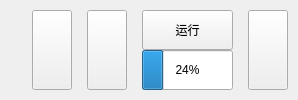
        <widget class="QWidget" name="widget_launch" native="true">
         <property name="sizePolicy">
          <sizepolicy hsizetype="Expanding" vsizetype="Expanding">
           <horstretch>0</horstretch>
           <verstretch>5</verstretch>
          </sizepolicy>
         </property>
         <property name="wdg_group" stdset="0">
          <string>area_launch</string>
         </property>
         <layout class="QHBoxLayout" name="horizontalLayout_10">
          <property name="spacing">
           <number>15</number>
          </property>
          <property name="leftMargin">
           <number>10</number>
          </property>
          <property name="topMargin">
           <number>10</number>
          </property>
          <property name="rightMargin">
           <number>10</number>
          </property>
          <property name="bottomMargin">
           <number>10</number>
          </property>
          <item>
           <widget class="QLabel" name="lb_reset_all_params">
            <property name="sizePolicy">
             <sizepolicy hsizetype="Expanding" vsizetype="Expanding">
              <horstretch>0</horstretch>
              <verstretch>0</verstretch>
             </sizepolicy>
            </property>
            <property name="cursor">
             <cursorShape>PointingHandCursor</cursorShape>
            </property>
            <property name="text">
             <string/>
            </property>
            <property name="scaledContents">
             <bool>true</bool>
            </property>
           </widget>
          </item>
          <item>
           <widget class="QPushButton" name="pb_output_command">
            <property name="sizePolicy">
             <sizepolicy hsizetype="Expanding" vsizetype="Expanding">
              <horstretch>0</horstretch>
              <verstretch>0</verstretch>
             </sizepolicy>
            </property>
            <property name="cursor">
             <cursorShape>PointingHandCursor</cursorShape>
            </property>
            <property name="text">
             <string/>
            </property>
           </widget>
          </item>
          <item>
           <widget class="QPushButton" name="pb_open_output_folder">
            <property name="sizePolicy">
             <sizepolicy hsizetype="Expanding" vsizetype="Expanding">
              <horstretch>0</horstretch>
              <verstretch>0</verstretch>
             </sizepolicy>
            </property>
            <property name="cursor">
             <cursorShape>PointingHandCursor</cursorShape>
            </property>
            <property name="text">
             <string/>
            </property>
           </widget>
          </item>
          <item>
           <widget class="QWidget" name="widget" native="true">
            <property name="sizePolicy">
             <sizepolicy hsizetype="Expanding" vsizetype="Expanding">
              <horstretch>100</horstretch>
              <verstretch>0</verstretch>
             </sizepolicy>
            </property>
            <layout class="QVBoxLayout" name="verticalLayout_19">
             <property name="spacing">
              <number>0</number>
             </property>
             <property name="leftMargin">
              <number>0</number>
             </property>
             <property name="topMargin">
              <number>0</number>
             </property>
             <property name="rightMargin">
              <number>0</number>
             </property>
             <property name="bottomMargin">
              <number>0</number>
             </property>
             <item>
              <widget class="QPushButton" name="pb_launch">
               <property name="sizePolicy">
                <sizepolicy hsizetype="Expanding" vsizetype="Expanding">
                 <horstretch>0</horstretch>
                 <verstretch>0</verstretch>
                </sizepolicy>
               </property>
               <property name="cursor">
                <cursorShape>PointingHandCursor</cursorShape>
               </property>
               <property name="styleSheet">
                <string notr="true"/>
               </property>
               <property name="text">
                <string>运行</string>
               </property>
              </widget>
             </item>
             <item>
              <widget class="QWidget" name="wdg_progressbar" native="true">
               <property name="sizePolicy">
                <sizepolicy hsizetype="Expanding" vsizetype="Expanding">
                 <horstretch>0</horstretch>
                 <verstretch>0</verstretch>
                </sizepolicy>
               </property>
               <property name="cursor">
                <cursorShape>ArrowCursor</cursorShape>
               </property>
               <layout class="QHBoxLayout" name="horizontalLayout_33">
                <property name="spacing">
                 <number>0</number>
                </property>
                <property name="leftMargin">
                 <number>0</number>
                </property>
                <property name="topMargin">
                 <number>0</number>
                </property>
                <property name="rightMargin">
                 <number>0</number>
                </property>
                <property name="bottomMargin">
                 <number>0</number>
                </property>
                <item>
                 <widget class="QProgressBar" name="progressBar">
                  <property name="sizePolicy">
                   <sizepolicy hsizetype="Expanding" vsizetype="Expanding">
                    <horstretch>0</horstretch>
                    <verstretch>0</verstretch>
                   </sizepolicy>
                  </property>
                  <property name="cursor">
                   <cursorShape>ArrowCursor</cursorShape>
                  </property>
                  <property name="value">
                   <number>24</number>
                  </property>
                 </widget>
                </item>
               </layout>
              </widget>
             </item>
            </layout>
           </widget>
          </item>
          <item>
           <widget class="QPushButton" name="pb_launch_cancel">
            <property name="sizePolicy">
             <sizepolicy hsizetype="Expanding" vsizetype="Expanding">
              <horstretch>15</horstretch>
              <verstretch>0</verstretch>
             </sizepolicy>
            </property>
            <property name="cursor">
             <cursorShape>PointingHandCursor</cursorShape>
            </property>
            <property name="text">
             <string/>
            </property>
           </widget>
          </item>
         </layout>
        </widget>
